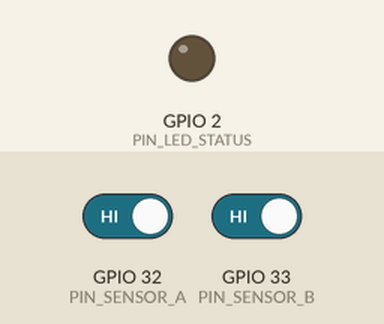
The sketch below on a simulated ESP32. Parts: output pins drawn as LEDs (lit = HIGH). The test bench sets the inputs (shaded band); at power-on: GPIO 32 (PIN_SENSOR_A) HIGH, GPIO 33 (PIN_SENSOR_B) HIGH. WiFi joins after 1.5 s; servers stay silent unless stated; random numbers use the default seed unless the sketch sets one; no MQTT or app messages arrive unless stated; what the sketch prints to the serial monitor is not drawn.

Above: at 2.8 s.
2.9 s: GPIO 32 (PIN_SENSOR_A) driven LOW and GPIO 33 (PIN_SENSOR_B) driven LOW
At 2.93 s:
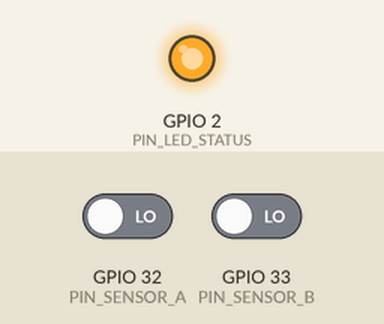
Timing chart, 0 to 5.9 s (numbered marks = the images above; inputs shaded):
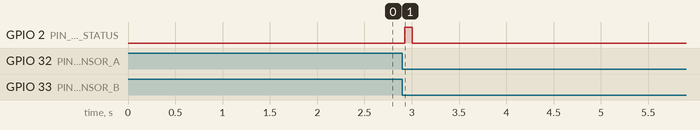

The sketch:

esp32_proximity_gate.ino
```cpp
/**
 * Smart Warehouse Inventory — ESP32 Dual-Sensor Proximity Gate Controller
 *
 * Detects movement direction using 2 sequential IR / Ultrasonic beam sensors:
 *   - Sensor A (outer) triggered, then Sensor B (inner) => direction = "IN"
 *   - Sensor B (inner) triggered, then Sensor A (outer) => direction = "OUT"
 *
 * Publishes standard JSON event + heartbeat to Mosquitto MQTT broker.
 * Libraries required (Arduino Library Manager):
 *   - PubSubClient by Nick O'Leary
 *   - ArduinoJson by Benoit Blanchon (v7+)
 */

#include <WiFi.h>
#include <PubSubClient.h>
#include <ArduinoJson.h>

// --- WiFi & MQTT Config ---
const char* WIFI_SSID     = "YOUR_WAREHOUSE_WIFI";
const char* WIFI_PASS     = "YOUR_WIFI_PASSWORD";
const char* MQTT_HOST     = "192.168.1.50";
const int   MQTT_PORT     = 1883;
const char* MQTT_USER     = "warehouse_iot";
const char* MQTT_PASS     = "iot_broker_password";

// --- Warehouse & Device Identity ---
const char* WAREHOUSE_ID  = "WH-JKT-01";
const char* GATE_ID       = "GATE-C";
const char* DEVICE_ID     = "PROX-GATE-C-01";
const char* DEFAULT_SKU   = "SKU-CLD-013"; // Optional fallback SKU for conveyor lane

// --- Hardware Pins (IR Break-beam / Digital Proximity Output, LOW = object detected) ---
const int PIN_SENSOR_A = 32; // Outer dock side
const int PIN_SENSOR_B = 33; // Inner warehouse side
const int PIN_LED_STATUS = 2;

// --- Timing Constants ---
const unsigned long SEQUENCE_TIMEOUT_MS = 3500;
const unsigned long DEBOUNCE_MS         = 600;
const unsigned long HEARTBEAT_INTERVAL  = 20000;

WiFiClient espClient;
PubSubClient mqtt(espClient);

enum SeqState { IDLE, WAIT_B_FOR_IN, WAIT_A_FOR_OUT };
SeqState seqState = IDLE;
unsigned long seqStartTime = 0;
unsigned long lastTriggerA = 0;
unsigned long lastTriggerB = 0;
unsigned long lastHeartbeat = 0;

bool prevA = HIGH;
bool prevB = HIGH;

String generateEventId() {
  uint32_t r1 = esp_random();
  uint32_t r2 = esp_random();
  char buf[40];
  snprintf(buf, sizeof(buf), "esp32-%08lx-%08lx", (unsigned long)r1, (unsigned long)r2);
  return String(buf);
}

void connectWiFi() {
  if (WiFi.status() == WL_CONNECTED) return;
  WiFi.mode(WIFI_STA);
  WiFi.begin(WIFI_SSID, WIFI_PASS);
  Serial.print("Connecting WiFi");
  while (WiFi.status() != WL_CONNECTED) {
    delay(400);
    Serial.print(".");
  }
  Serial.println(" connected: " + WiFi.localIP().toString());
}

void connectMQTT() {
  while (!mqtt.connected()) {
    Serial.print("Connecting MQTT...");
    if (mqtt.connect(DEVICE_ID, MQTT_USER, MQTT_PASS)) {
      Serial.println("connected");
    } else {
      Serial.printf("failed rc=%d, retrying in 2s\n", mqtt.state());
      delay(2000);
    }
  }
}

void publishEvent(const char* direction) {
  char topic[128];
  snprintf(topic, sizeof(topic), "warehouse/%s/gate/%s/event", WAREHOUSE_ID, GATE_ID);

  JsonDocument doc;
  doc["event_id"]    = generateEventId();
  doc["device_id"]   = DEVICE_ID;
  doc["gate_id"]     = GATE_ID;
  doc["source"]      = "PROXIMITY";
  doc["direction"]   = direction;
  doc["tag_or_code"] = DEFAULT_SKU;
  doc["quantity"]    = 1;
  doc["rack_id"]     = nullptr;
  doc["timestamp"]   = ""; // Server stamps UTC if empty, or attach NTP ISO-8601

  char payload[384];
  serializeJson(doc, payload);
  mqtt.publish(topic, payload, true);
  Serial.printf("[EVENT] %s -> %s\n", topic, payload);

  digitalWrite(PIN_LED_STATUS, HIGH);
  delay(80);
  digitalWrite(PIN_LED_STATUS, LOW);
}

void publishHeartbeat() {
  char topic[128];
  snprintf(topic, sizeof(topic), "warehouse/%s/device/%s/heartbeat", WAREHOUSE_ID, DEVICE_ID);

  JsonDocument doc;
  doc["device_id"] = DEVICE_ID;
  doc["uptime_ms"] = millis();
  doc["rssi"]      = WiFi.RSSI();
  doc["firmware"]  = "v3.1.0";

  char payload[192];
  serializeJson(doc, payload);
  mqtt.publish(topic, payload);
}

void setup() {
  Serial.begin(115200);
  pinMode(PIN_SENSOR_A, INPUT_PULLUP);
  pinMode(PIN_SENSOR_B, INPUT_PULLUP);
  pinMode(PIN_LED_STATUS, OUTPUT);

  connectWiFi();
  mqtt.setServer(MQTT_HOST, MQTT_PORT);
}

void loop() {
  connectWiFi();
  if (!mqtt.connected()) connectMQTT();
  mqtt.loop();

  unsigned long now = millis();

  // Timeout incomplete A->B or B->A crossing
  if (seqState != IDLE && (now - seqStartTime > SEQUENCE_TIMEOUT_MS)) {
    seqState = IDLE;
  }

  bool currA = digitalRead(PIN_SENSOR_A);
  bool currB = digitalRead(PIN_SENSOR_B);

  // Falling edge on Sensor A (object entered beam A)
  if (prevA == HIGH && currA == LOW && (now - lastTriggerA > DEBOUNCE_MS)) {
    lastTriggerA = now;
    if (seqState == IDLE) {
      seqState = WAIT_B_FOR_IN;
      seqStartTime = now;
    } else if (seqState == WAIT_A_FOR_OUT) {
      publishEvent("OUT");
      seqState = IDLE;
    }
  }

  // Falling edge on Sensor B (object entered beam B)
  if (prevB == HIGH && currB == LOW && (now - lastTriggerB > DEBOUNCE_MS)) {
    lastTriggerB = now;
    if (seqState == IDLE) {
      seqState = WAIT_A_FOR_OUT;
      seqStartTime = now;
    } else if (seqState == WAIT_B_FOR_IN) {
      publishEvent("IN");
      seqState = IDLE;
    }
  }

  prevA = currA;
  prevB = currB;

  if (now - lastHeartbeat >= HEARTBEAT_INTERVAL) {
    lastHeartbeat = now;
    publishHeartbeat();
  }

  delay(15);
}
```

Measured:
- after the input at 2.9 s, GPIO 2 (PIN_LED_STATUS): LOW → HIGH at once, → LOW 0.08 s later
